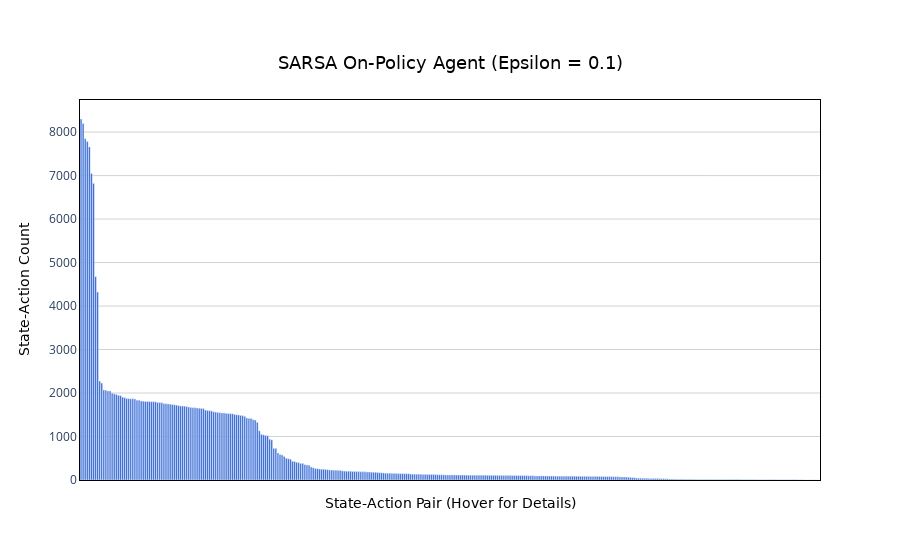

This figure's notebook cell:
### Code cell
plot_state_action_counts(sarsa_agent_1.n_counter, "SARSA On-Policy Agent (Epsilon = 0.1)")

### Figure 1 — Plotly figure (JSON) as saved in the notebook; plotly's stock layout.template omitted (floating-point values rounded to 4 significant figures; data arrays with more than 128 entries replaced by an {"elided": "..."} marker saying what was removed)
{"data": [{"hoverinfo": "text", "hoverlabel": {"bgcolor": "rgba(60, 60, 60, 0.85)", "bordercolor": "rgba(60, 60, 60, 0.85)", "font": {"color": "white", "family": "DejaVu Sans, Arial, sans-serif"}}, "hovertext": {"elided": "357 str values"}, "marker": {"color": "#245cd4"}, "type": "bar", "x": {"elided": "357 str values"}, "y": {"elided": "357 int values"}}], "layout": {"plot_bgcolor": "white", "title": {"font": {"color": "black", "family": "DejaVu Sans, Arial, sans-serif", "size": 18}, "text": "SARSA On-Policy Agent (Epsilon = 0.1)", "x": 0.5, "xanchor": "center", "y": 0.9, "yanchor": "top"}, "xaxis": {"linecolor": "black", "linewidth": 1, "mirror": true, "showline": true, "tickmode": "array", "ticktext": [], "tickvals": [], "title": {"font": {"color": "black", "family": "DejaVu Sans, Arial, sans-serif", "size": 14}, "text": "State-Action Pair (Hover for Details)"}}, "yaxis": {"gridcolor": "lightgray", "gridwidth": 1, "linecolor": "black", "linewidth": 1, "mirror": true, "showgrid": true, "showline": true, "title": {"font": {"color": "black", "family": "DejaVu Sans, Arial, sans-serif", "size": 14}, "text": "State-Action Count"}}}}
